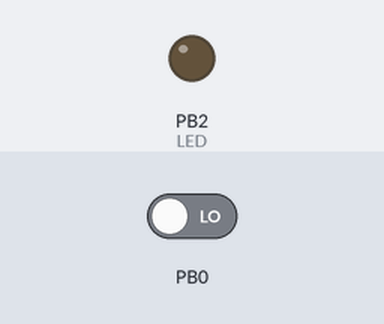
A sketch run on a simulated ATtiny85, built with avr-gcc and run on an emulated ATtiny85. Parts: output pins drawn as LEDs (lit = HIGH). The test bench sets the inputs (shaded band); at power-on: PB0 LOW. Pins used as bus, display or sensor lines are not drawn.

Above: at 1.2 s.
1.3 s: PB0 driven HIGH
At 2.5 s:
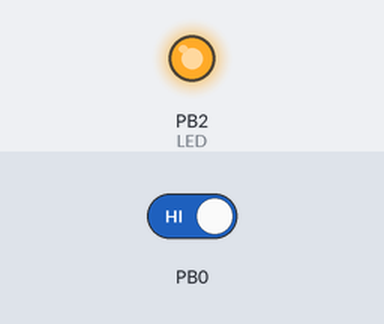
2.8 s: PB0 driven LOW
At 3.8 s:
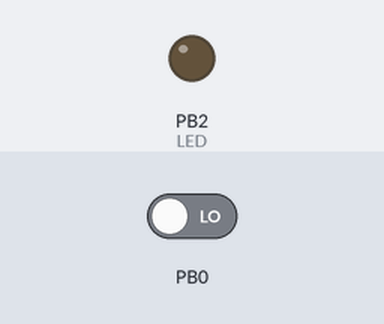
Timing chart, 0 to 5.8 s (numbered marks = the images above; inputs shaded):
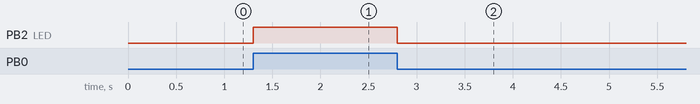

Measured:
- after the input at 1.3 s, PB2 (LED): LOW → HIGH at once
- after the input at 2.8 s, PB2 (LED): HIGH → LOW at once

The sketch:

Watchdog.ino
```cpp
#define CLEAR 0
#define RESETGSM 3
#define RESETMCU 4
#define LED 2

#define MAXINTERVAL 180000

volatile unsigned long timer;
volatile byte state = LOW;

void setup() {
    //pinMode(CLEAR, INPUT);
    pinMode(RESETGSM, OUTPUT);
    pinMode(RESETMCU, OUTPUT);
    pinMode(LED, OUTPUT);

    digitalWrite(RESETMCU, HIGH);
    digitalWrite(RESETGSM, HIGH);

    GIMSK = 0b00100000;    // turns on pin change interrupts
    PCMSK = 0b00000001;    // turn on interrupts on pin PB0
    sei();                 // enables interrupts

    timer = millis();
}

void loop() {
    digitalWrite(LED, state);

    if (millis() - timer > MAXINTERVAL) { // Timer expired
        digitalWrite(RESETGSM, LOW);
        digitalWrite(RESETMCU, LOW);
        delay(2000);
        digitalWrite(RESETMCU, HIGH);
        digitalWrite(RESETGSM, HIGH);
        timer = millis();
    }
}

ISR(PCINT0_vect) {
    timer = millis();
    state = !state;
}
```
